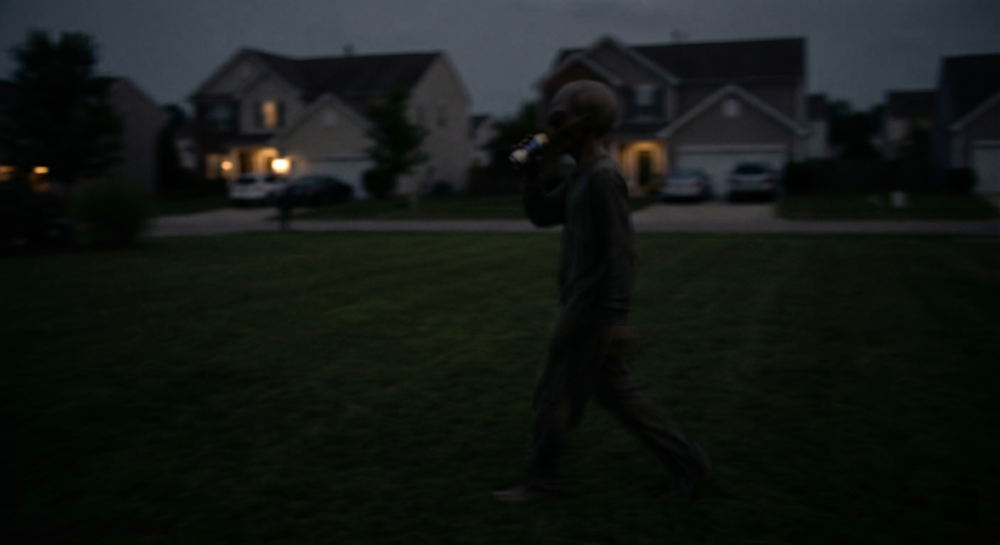
#> input picture output/00_original_blur_s1pt5.png, 1000 x 545 px, shrunk from 2816 x 1536 before the run; its folder holds only this picture in this run
$ python boundary_extractor.py   (older library calls are emulated)
#> lines starting #> are read from the running program, lines starting #| are printed output that depends on the picture
# CS 898BA - Homework 1
# boundary_extractor.py
# Purpose: Apply 4 edge detection techniques to the 42-image working subset
# Methods: Sobel, Laplacian, Canny, Prewitt
# Result: 42 originals + 168 edge images = 210 total

import cv2
import numpy as np
import os
import random

OUTPUT_DIR = os.path.join(os.path.dirname(__file__), "..", "output")
EDGE_DIR   = os.path.join(OUTPUT_DIR, "edges")
os.makedirs(EDGE_DIR, exist_ok=True)
RANDOM_SEED = 42


def apply_sobel(gray):
    sx = cv2.Sobel(gray, cv2.CV_64F, 1, 0, ksize=3)
    sy = cv2.Sobel(gray, cv2.CV_64F, 0, 1, ksize=3)
    return cv2.convertScaleAbs(cv2.magnitude(sx, sy))


def apply_laplacian(gray):
    lap = cv2.Laplacian(gray, cv2.CV_64F)
    return cv2.convertScaleAbs(lap)


def apply_canny(gray):
    blurred = cv2.GaussianBlur(gray, (5, 5), 1.0)
    return cv2.Canny(blurred, 50, 150)


def apply_prewitt(gray):
    kx = np.array([[ 1, 0,-1],[ 1, 0,-1],[ 1, 0,-1]], dtype=np.float32)
    ky = np.array([[ 1, 1, 1],[ 0, 0, 0],[-1,-1,-1]], dtype=np.float32)
    px = cv2.filter2D(gray.astype(np.float32), -1, kx)
    py = cv2.filter2D(gray.astype(np.float32), -1, ky)
    return cv2.convertScaleAbs(np.sqrt(px**2 + py**2))


def run():
    import glob
    all_images = sorted(glob.glob(os.path.join(OUTPUT_DIR, "*.png")))
    all_images = [f for f in all_images if "subset" not in f]

    random.seed(RANDOM_SEED)
    random.shuffle(all_images)
    subset = all_images[:42]

    print(f"Running edge detection on 42 images...")

    techniques = [
        ("sobel",     apply_sobel),
        ("laplacian", apply_laplacian),
        ("canny",     apply_canny),
        ("prewitt",   apply_prewitt),
    ]

    for img_path in subset:
        img  = cv2.imread(img_path)
#> img is the input picture: shape (545, 1000, 3); mean B, G, R 21.8, 24.6, 20.6
        gray = cv2.cvtColor(img, cv2.COLOR_BGR2GRAY)
        base = os.path.splitext(os.path.basename(img_path))[0]

        cv2.imwrite(os.path.join(EDGE_DIR, f"{base}_original.png"), img)

        for name, fn in techniques:
            result = fn(gray)
            cv2.imwrite(os.path.join(EDGE_DIR, f"{base}_{name}.png"), result)
#> this loop made 4 passes
#> pass 1, in apply_sobel, `sx = cv2.Sobel(gray, cv2.CV_64F, 1, 0, ksize=3)`:
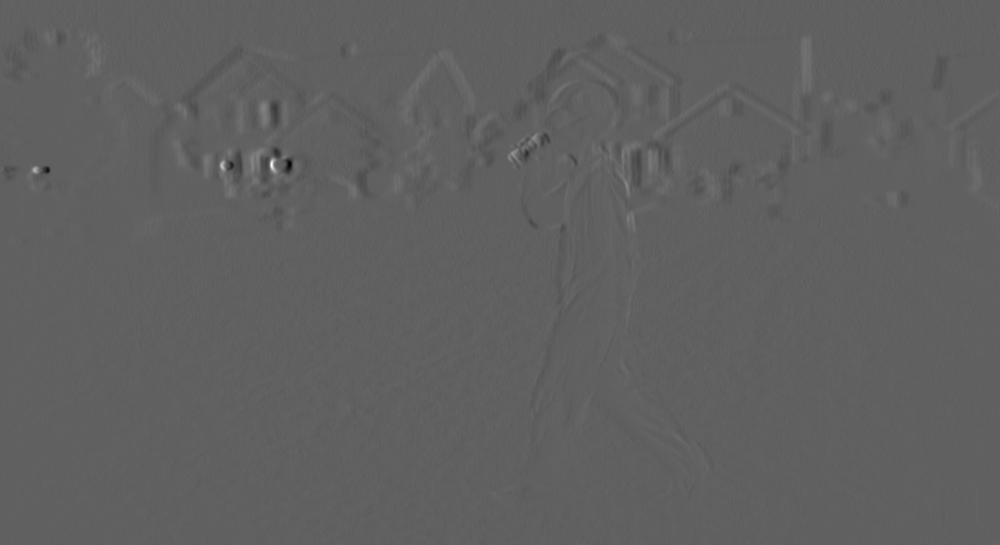
#> sx: shape (545, 1000) float64; min -300, max 491, mean 0; drawn with min black and max white
#> pass 1, in apply_sobel, `sy = cv2.Sobel(gray, cv2.CV_64F, 0, 1, ksize=3)`:
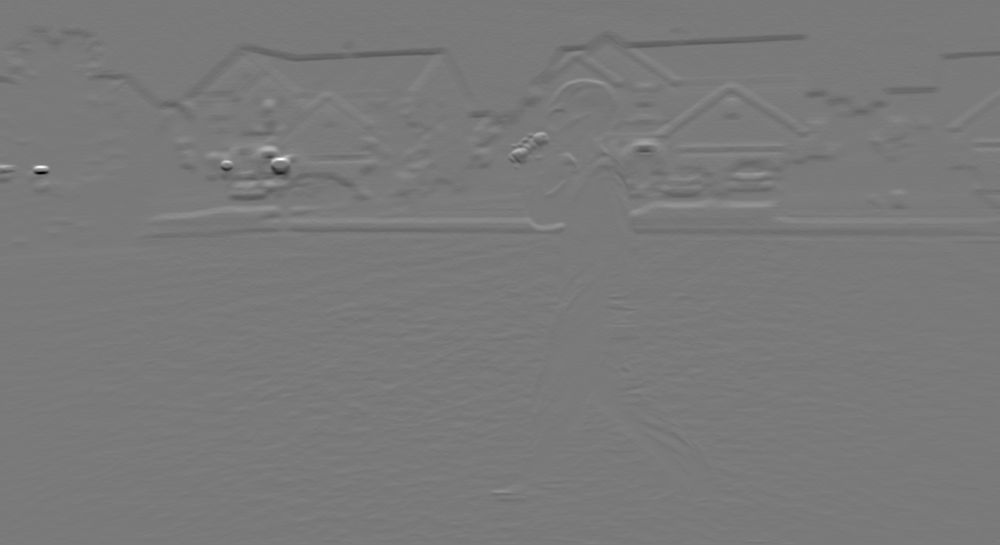
#> sy: shape (545, 1000) float64; min -440, max 478, mean -0.9; drawn with min black and max white
#> pass 1, in run, `result = fn(gray)`:
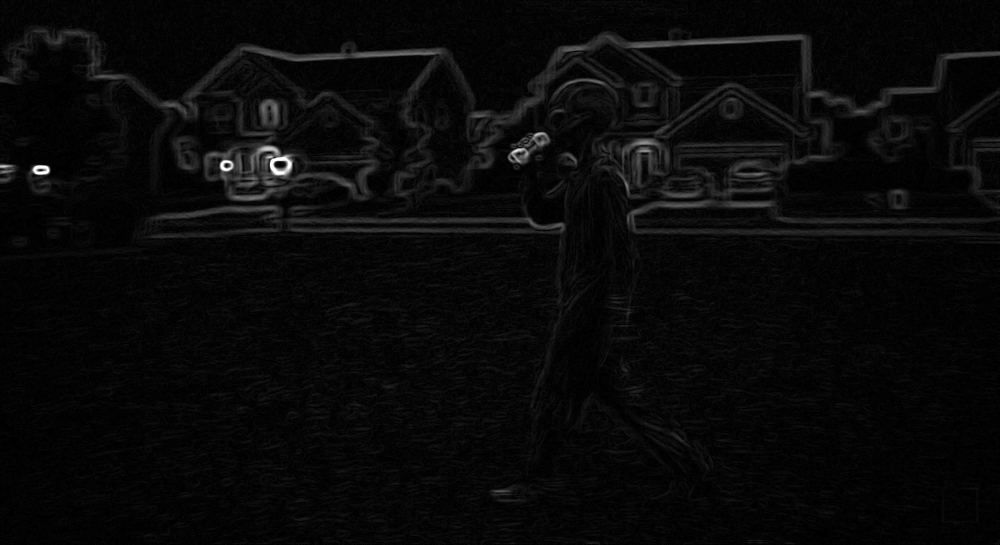
#> result: shape (545, 1000); min 0, max 255, mean 9.1
#> pass 2, in apply_laplacian, `lap = cv2.Laplacian(gray, cv2.CV_64F)`:
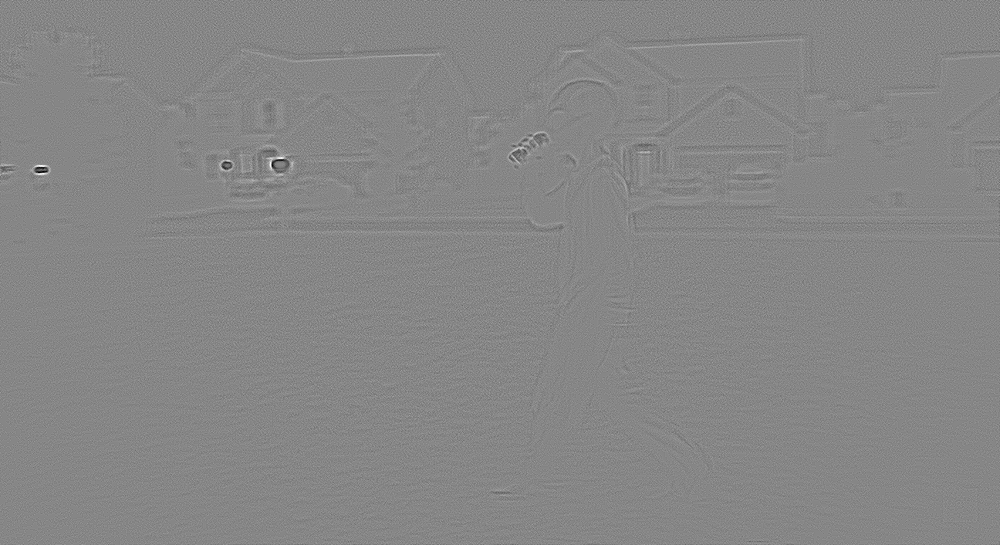
#> lap: shape (545, 1000) float64; min -46, max 41, mean 0; drawn with min black and max white

    print(f"\n[boundary_extractor.py] Done. Images saved to output/edges/")
    print(f"Total images: 210")


if __name__ == "__main__":
    run()
